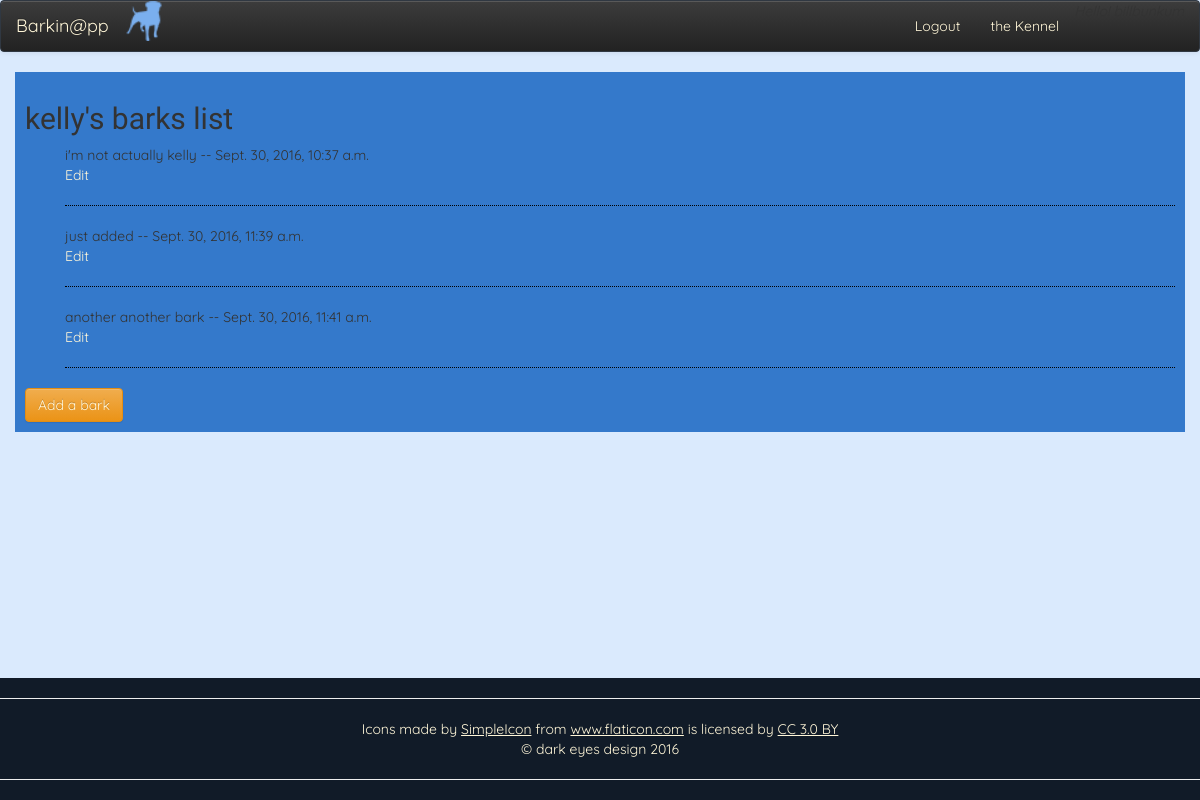
Screenshot of /barks/7/ (signed in) with the database file from the repository.
### barks/models.py (models this page shows)
class Bark(models.Model):
    user = models.ForeignKey(User, null=True, blank=True)
    content = models.CharField(max_length=120)
    post_date = models.DateTimeField(auto_now_add=True)
    def __str__(self):
        return self.content
    def get_absolute_url(self):
        return reverse("barks:edit_bark", args=[self.pk])

### barks/views.py (the view)
# urls.py: url(r'^(?P<id>\d+)/$', views.barks_list, name="barks_list"),
def barks_list(request, id=None):
    if id:
        user = User.objects.get(id=id)
        author = user
    else:
        user = request.user
        author = user
    bark_query = user.bark_set.all()
    context = {
        "author": author,
        "barks": bark_query,
    }
    return render(request, "barks/barks_list.html", context)

### barks/templates/barks/barks_list.html (shortened to what this page needs)
{% extends "core/base.html" %}
{% block content %}
    <h2>{{ author }}'s barks list</h2>
    <ul>
    {% for bark in barks %}
        <li>{{ bark }} -- {{ bark.post_date }}</li>
        <li><a href="{{ bark.get_absolute_url }}">Edit</a></li>
    <hr style="border-top: 1px dotted black;">
    {% endfor %}
    </ul>
<a class="btn btn-warning" href="{% url 'barks:add_bark' %}">Add a bark</a>
<div class="foot-user">
</div>
{% endblock content %}

### core/static/styles.css (style rules this page uses)
body { background-color: #DAEAFD; background-repeat: no-repeat; font-family: 'Quicksand', sans-serif; }
h1, h2 { font-family: 'Indie Flower', cursive; }
ul { list-style-type: none; }
a:link, a:visited, a:active { color: #FFF6D8; }
.foot-user { position: fixed; bottom: 20px; font-family: 'comic sans'; background-color: ; }

### rows the page displays
Bark: content "i'm not actually kelly", post_date "Sept. 30, 2016, 10:37 a.m."
Bark: content "just added", post_date "Sept. 30, 2016, 11:39 a.m."
Bark: content "another another bark", post_date "Sept. 30, 2016, 11:41 a.m."

### other values shown
{{ author }} "kelly"
